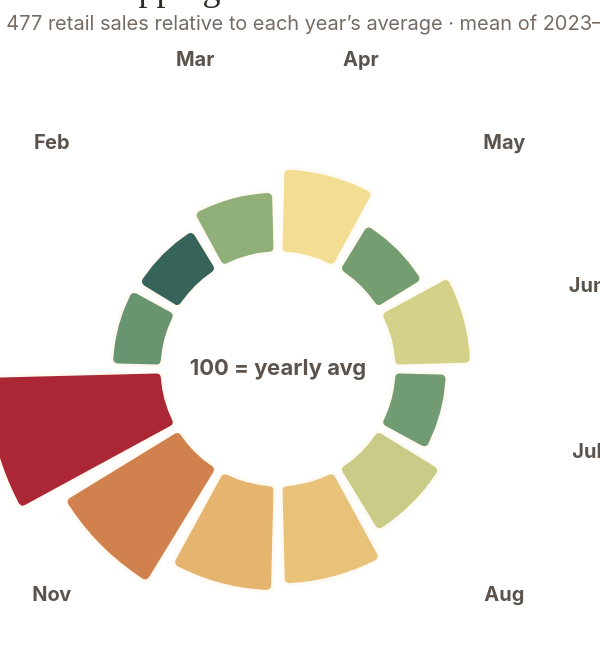

Specify this chart in Vega-Lite:
### Vega-Lite specification from a JSON file in a GitHub repository (floating-point values rounded to 4 significant figures)
{"$schema": "https://vega.github.io/schema/vega-lite/v5.json", "width": "container", "height": 330, "autosize": {"type": "fit", "contains": "padding", "resize": true}, "title": {"text": "Year-end shopping is the clearest seasonal lift", "subtitle": "MSIC 477 retail sales relative to each year’s average · mean of 2023–2025"}, "layer": [{"data": {"values": [{"month_name": "Jan", "index": 97.91, "delta_pct": -2.093, "start": -1.546, "end": -1.072}]}, "mark": {"type": "arc", "innerRadius": 58, "outerRadius": 83.3, "cornerRadius": 3, "stroke": "#fffaf4", "strokeWidth": 1.5}, "encoding": {"theta": {"field": "start", "type": "quantitative", "scale": null}, "theta2": {"field": "end"}, "color": {"field": "delta_pct", "type": "quantitative", "scale": {"domain": [-3.5, 0, 6], "range": ["#315c55", "#f3df95", "#a91f35"]}, "legend": null}, "tooltip": [{"field": "month_name", "title": "Month"}, {"field": "index", "title": "Seasonal index", "format": ".1f"}, {"field": "delta_pct", "title": "vs annual average (%)", "format": "+.1f"}]}}, {"data": {"values": [{"month_name": "Feb", "index": 96.71, "delta_pct": -3.291, "start": -1.022, "end": -0.5486}]}, "mark": {"type": "arc", "innerRadius": 58, "outerRadius": 82, "cornerRadius": 3, "stroke": "#fffaf4", "strokeWidth": 1.5}, "encoding": {"theta": {"field": "start", "type": "quantitative", "scale": null}, "theta2": {"field": "end"}, "color": {"field": "delta_pct", "type": "quantitative", "scale": {"domain": [-3.5, 0, 6], "range": ["#315c55", "#f3df95", "#a91f35"]}, "legend": null}, "tooltip": [{"field": "month_name", "title": "Month"}, {"field": "index", "title": "Seasonal index", "format": ".1f"}, {"field": "delta_pct", "title": "vs annual average (%)", "format": "+.1f"}]}}, {"data": {"values": [{"month_name": "Mar", "index": 98.61, "delta_pct": -1.387, "start": -0.4986, "end": -0.025}]}, "mark": {"type": "arc", "innerRadius": 58, "outerRadius": 88.9, "cornerRadius": 3, "stroke": "#fffaf4", "strokeWidth": 1.5}, "encoding": {"theta": {"field": "start", "type": "quantitative", "scale": null}, "theta2": {"field": "end"}, "color": {"field": "delta_pct", "type": "quantitative", "scale": {"domain": [-3.5, 0, 6], "range": ["#315c55", "#f3df95", "#a91f35"]}, "legend": null}, "tooltip": [{"field": "month_name", "title": "Month"}, {"field": "index", "title": "Seasonal index", "format": ".1f"}, {"field": "delta_pct", "title": "vs annual average (%)", "format": "+.1f"}]}}, {"data": {"values": [{"month_name": "Apr", "index": 100.1, "delta_pct": 0.06454, "start": 0.025, "end": 0.4986}]}, "mark": {"type": "arc", "innerRadius": 58, "outerRadius": 100.5, "cornerRadius": 3, "stroke": "#fffaf4", "strokeWidth": 1.5}, "encoding": {"theta": {"field": "start", "type": "quantitative", "scale": null}, "theta2": {"field": "end"}, "color": {"field": "delta_pct", "type": "quantitative", "scale": {"domain": [-3.5, 0, 6], "range": ["#315c55", "#f3df95", "#a91f35"]}, "legend": null}, "tooltip": [{"field": "month_name", "title": "Month"}, {"field": "index", "title": "Seasonal index", "format": ".1f"}, {"field": "delta_pct", "title": "vs annual average (%)", "format": "+.1f"}]}}, {"data": {"values": [{"month_name": "May", "index": 98.14, "delta_pct": -1.859, "start": 0.5486, "end": 1.022}]}, "mark": {"type": "arc", "innerRadius": 58, "outerRadius": 85.1, "cornerRadius": 3, "stroke": "#fffaf4", "strokeWidth": 1.5}, "encoding": {"theta": {"field": "start", "type": "quantitative", "scale": null}, "theta2": {"field": "end"}, "color": {"field": "delta_pct", "type": "quantitative", "scale": {"domain": [-3.5, 0, 6], "range": ["#315c55", "#f3df95", "#a91f35"]}, "legend": null}, "tooltip": [{"field": "month_name", "title": "Month"}, {"field": "index", "title": "Seasonal index", "format": ".1f"}, {"field": "delta_pct", "title": "vs annual average (%)", "format": "+.1f"}]}}, {"data": {"values": [{"month_name": "Jun", "index": 99.6, "delta_pct": -0.4029, "start": 1.072, "end": 1.546}]}, "mark": {"type": "arc", "innerRadius": 58, "outerRadius": 96.8, "cornerRadius": 3, "stroke": "#fffaf4", "strokeWidth": 1.5}, "encoding": {"theta": {"field": "start", "type": "quantitative", "scale": null}, "theta2": {"field": "end"}, "color": {"field": "delta_pct", "type": "quantitative", "scale": {"domain": [-3.5, 0, 6], "range": ["#315c55", "#f3df95", "#a91f35"]}, "legend": null}, "tooltip": [{"field": "month_name", "title": "Month"}, {"field": "index", "title": "Seasonal index", "format": ".1f"}, {"field": "delta_pct", "title": "vs annual average (%)", "format": "+.1f"}]}}, {"data": {"values": [{"month_name": "Jul", "index": 98.08, "delta_pct": -1.918, "start": 1.596, "end": 2.069}]}, "mark": {"type": "arc", "innerRadius": 58, "outerRadius": 84.7, "cornerRadius": 3, "stroke": "#fffaf4", "strokeWidth": 1.5}, "encoding": {"theta": {"field": "start", "type": "quantitative", "scale": null}, "theta2": {"field": "end"}, "color": {"field": "delta_pct", "type": "quantitative", "scale": {"domain": [-3.5, 0, 6], "range": ["#315c55", "#f3df95", "#a91f35"]}, "legend": null}, "tooltip": [{"field": "month_name", "title": "Month"}, {"field": "index", "title": "Seasonal index", "format": ".1f"}, {"field": "delta_pct", "title": "vs annual average (%)", "format": "+.1f"}]}}, {"data": {"values": [{"month_name": "Aug", "index": 99.44, "delta_pct": -0.563, "start": 2.119, "end": 2.593}]}, "mark": {"type": "arc", "innerRadius": 58, "outerRadius": 95.5, "cornerRadius": 3, "stroke": "#fffaf4", "strokeWidth": 1.5}, "encoding": {"theta": {"field": "start", "type": "quantitative", "scale": null}, "theta2": {"field": "end"}, "color": {"field": "delta_pct", "type": "quantitative", "scale": {"domain": [-3.5, 0, 6], "range": ["#315c55", "#f3df95", "#a91f35"]}, "legend": null}, "tooltip": [{"field": "month_name", "title": "Month"}, {"field": "index", "title": "Seasonal index", "format": ".1f"}, {"field": "delta_pct", "title": "vs annual average (%)", "format": "+.1f"}]}}, {"data": {"values": [{"month_name": "Sep", "index": 101.0, "delta_pct": 0.9953, "start": 2.643, "end": 3.117}]}, "mark": {"type": "arc", "innerRadius": 58, "outerRadius": 108.0, "cornerRadius": 3, "stroke": "#fffaf4", "strokeWidth": 1.5}, "encoding": {"theta": {"field": "start", "type": "quantitative", "scale": null}, "theta2": {"field": "end"}, "color": {"field": "delta_pct", "type": "quantitative", "scale": {"domain": [-3.5, 0, 6], "range": ["#315c55", "#f3df95", "#a91f35"]}, "legend": null}, "tooltip": [{"field": "month_name", "title": "Month"}, {"field": "index", "title": "Seasonal index", "format": ".1f"}, {"field": "delta_pct", "title": "vs annual average (%)", "format": "+.1f"}]}}, {"data": {"values": [{"month_name": "Oct", "index": 101.4, "delta_pct": 1.427, "start": 3.167, "end": 3.64}]}, "mark": {"type": "arc", "innerRadius": 58, "outerRadius": 111.4, "cornerRadius": 3, "stroke": "#fffaf4", "strokeWidth": 1.5}, "encoding": {"theta": {"field": "start", "type": "quantitative", "scale": null}, "theta2": {"field": "end"}, "color": {"field": "delta_pct", "type": "quantitative", "scale": {"domain": [-3.5, 0, 6], "range": ["#315c55", "#f3df95", "#a91f35"]}, "legend": null}, "tooltip": [{"field": "month_name", "title": "Month"}, {"field": "index", "title": "Seasonal index", "format": ".1f"}, {"field": "delta_pct", "title": "vs annual average (%)", "format": "+.1f"}]}}, {"data": {"values": [{"month_name": "Nov", "index": 103.2, "delta_pct": 3.19, "start": 3.69, "end": 4.164}]}, "mark": {"type": "arc", "innerRadius": 58, "outerRadius": 125.5, "cornerRadius": 3, "stroke": "#fffaf4", "strokeWidth": 1.5}, "encoding": {"theta": {"field": "start", "type": "quantitative", "scale": null}, "theta2": {"field": "end"}, "color": {"field": "delta_pct", "type": "quantitative", "scale": {"domain": [-3.5, 0, 6], "range": ["#315c55", "#f3df95", "#a91f35"]}, "legend": null}, "tooltip": [{"field": "month_name", "title": "Month"}, {"field": "index", "title": "Seasonal index", "format": ".1f"}, {"field": "delta_pct", "title": "vs annual average (%)", "format": "+.1f"}]}}, {"data": {"values": [{"month_name": "Dec", "index": 105.8, "delta_pct": 5.835, "start": 4.214, "end": 4.687}]}, "mark": {"type": "arc", "innerRadius": 58, "outerRadius": 146.7, "cornerRadius": 3, "stroke": "#fffaf4", "strokeWidth": 1.5}, "encoding": {"theta": {"field": "start", "type": "quantitative", "scale": null}, "theta2": {"field": "end"}, "color": {"field": "delta_pct", "type": "quantitative", "scale": {"domain": [-3.5, 0, 6], "range": ["#315c55", "#f3df95", "#a91f35"]}, "legend": null}, "tooltip": [{"field": "month_name", "title": "Month"}, {"field": "index", "title": "Seasonal index", "format": ".1f"}, {"field": "delta_pct", "title": "vs annual average (%)", "format": "+.1f"}]}}, {"data": {"values": [{"month_name": "Jan", "angle": -1.309}, {"month_name": "Feb", "angle": -0.7854}, {"month_name": "Mar", "angle": -0.2618}, {"month_name": "Apr", "angle": 0.2618}, {"month_name": "May", "angle": 0.7854}, {"month_name": "Jun", "angle": 1.309}, {"month_name": "Jul", "angle": 1.833}, {"month_name": "Aug", "angle": 2.356}, {"month_name": "Sep", "angle": 2.88}, {"month_name": "Oct", "angle": 3.403}, {"month_name": "Nov", "angle": 3.927}, {"month_name": "Dec", "angle": 4.451}]}, "mark": {"type": "text", "font": "Inter", "fontSize": 10, "fontWeight": 700, "color": "#5c534d"}, "encoding": {"theta": {"field": "angle", "type": "quantitative", "scale": null}, "radius": {"value": 160}, "text": {"field": "month_name"}}}, {"data": {"values": [{"t": "100 = yearly avg"}]}, "mark": {"type": "text", "font": "Inter", "fontSize": 11, "fontWeight": 700, "color": "#5c534d"}, "encoding": {"text": {"field": "t"}}}], "background": null, "config": {"font": "Inter", "view": {"stroke": null}, "legend": {"labelFont": "Inter", "titleFont": "Inter", "labelColor": "#39332f", "titleColor": "#39332f"}, "title": {"font": "DM Serif Display", "fontSize": 18, "fontWeight": "normal", "color": "#2d2926", "anchor": "start", "subtitleFont": "Inter", "subtitleColor": "#766b63", "subtitleFontSize": 10, "offset": 8}}}
